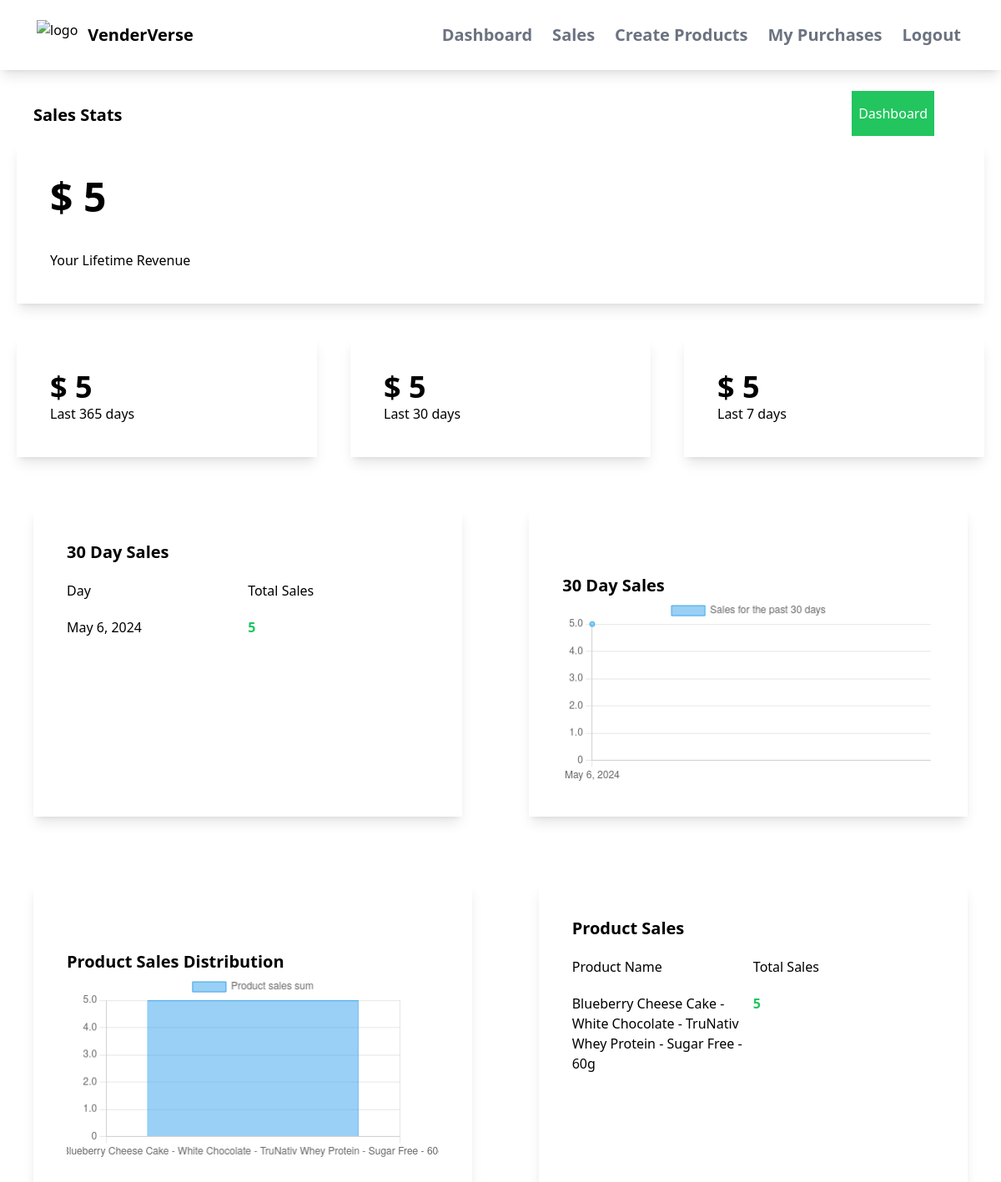
Screenshot of /myapp/sales/ (signed in) with the database file from the repository.
### myapp/models.py (models this page shows, shortened)
class OrderDetails(models.Model):
    customer_email=models.EmailField(max_length=200)
    product=models.ForeignKey(Product,on_delete=models.CASCADE)
    amount=models.IntegerField()
    payment_id=models.CharField(max_length=500,blank=True,null=True)
    has_paid=models.BooleanField(default=False)
    created_on=models.DateTimeField(auto_now_add=True)
    updated_on=models.DateTimeField(auto_now_add=True)

class Product(models.Model):
    CATEGORY_CHOICES = [
        ('Goods', 'Goods'),
        ('Services', 'Services'),
    ]
    seller= models.ForeignKey(User, on_delete=models.CASCADE,default=1)
    name=models.CharField(max_length=200)
    description=models.CharField(max_length=200)
    price=models.FloatField()
    file=models.FileField(upload_to="uploads")
    total_sales_amount = models.IntegerField(default=0)
    total_sales = models.IntegerField(default=0)

### myapp/views.py (the view)
# urls.py: path('sales/',views.sales,name='sales'),
@login_required
def sales(request):
    orders = OrderDetails.objects.filter(product__seller=request.user)
    total_sales = orders.aggregate(Sum('amount'))
    print(total_sales)
    last_year = datetime.date.today() - datetime.timedelta(days=365)
    data = OrderDetails.objects.filter(product__seller=request.user,created_on__gt=last_year)
    yearly_sales = data.aggregate(Sum('amount'))
    last_month = datetime.date.today() - datetime.timedelta(days=30)
    data = OrderDetails.objects.filter(product__seller=request.user,created_on__gt=last_month)
    monthly_sales = data.aggregate(Sum('amount'))
    last_week = datetime.date.today() - datetime.timedelta(days=7)
    data = OrderDetails.objects.filter(product__seller=request.user,created_on__gt=last_week)
    weekly_sales = data.aggregate(Sum('amount'))
    daily_sales_sums = OrderDetails.objects.filter(product__seller=request.user).values('created_on__date').order_by('created_on__date').annotate(sum=Sum('amount'))
    product_sales_sums = OrderDetails.objects.filter(product__seller=request.user).values('product__name').order_by('product__name').annotate(sum=Sum('amount'))
    print(product_sales_sums)
    return render(request, 'myapp/sales.html',{'total_sales':total_sales,'yearly_sales':yearly_sales,'monthly_sales':monthly_sales,'weekly_sales':weekly_sales,'daily_sales_sums':daily_sales_sums,'product_sales_sums':product_sales_sums})

### myapp/templates/myapp/sales.html
{% extends 'myapp/base.html' %}
{% block body %}
<div class="flex justify-between">
    <div class="ml-10 mt-10 font-bold text-xl">Sales Stats</div>
    <div class="mr-20 mt-10">
        <a class="bg-green-500 text-white px-2 py-4" href="{% url 'myapp:dashboard' %}">Dashboard</a>
    </div>
</div>
<div class="shadow-lg p-10 m-5">
    <div class="text-5xl font-bold">$ {{ total_sales.amount__sum }}</div>
    <div class="mt-10">Your Lifetime Revenue</div>
</div>
<div class="flex">
    <div class="p-5 w-1/3">
        <div class="shadow-lg p-10">
            <div class="text-4xl font-bold">$ {{yearly_sales.amount__sum}}</div>
            <div>Last 365 days</div>
        </div>
    </div>
     <div class="p-5 w-1/3">
        <div class="shadow-lg p-10">
            <div class="text-4xl font-bold">$ {{monthly_sales.amount__sum}}</div>
            <div>Last 30 days</div>
        </div>
    </div>
     <div class="p-5 w-1/3">
        <div class="shadow-lg p-10">
            <div class="text-4xl font-bold">$ {{weekly_sales.amount__sum}}</div>
            <div>Last 7 days</div>
        </div>
    </div>
</div>
<div class="flex">
    <div class="w-1/2 shadow-lg m-10" id="sales-table">
        <div class="ml-10 mt-10 font-bold text-xl">30 Day Sales</div>
        <div class="flex m-10 mt-5 mb-5">
            <div class="w-1/2">
                Day
            </div>
            <div class="w-1/2">
                Total Sales
            </div>
        </div>
        {% for daily_sales_sum in daily_sales_sums %}
        <div class="flex m-10 mt-5 mb-5 ">
            <div class="w-1/2 created-date"> {{ daily_sales_sum.created_on__date }}</div>
            <div class="w-1/2 day-sum font-bold text-green-500">{{ daily_sales_sum.sum }}</div>
        </div>
        {% endfor %}
    </div>
    <div class="w-1/2 shadow-lg m-10 p-10">
        <div class="mr-10 mt-10 font-bold text-xl">30 Day Sales</div>
            <canvas id="myChart"></canvas>
    </div>
</div>
<div class="flex">
    <div class="w-1/2 shadow-lg m-10 p-10">
        <div class="mr-10 mt-10 font-bold text-xl">Product Sales Distribution</div>
            <canvas id="myChart1"></canvas>
    </div>
    <div class="w-1/2 shadow-lg m-10">
        <div class="ml-10 mt-10 font-bold text-xl">Product Sales</div>
        <div class="flex m-10 mt-5 mb-5">
            <div class="w-1/2">
                Product Name
            </div>
            <div class="w-1/2">
                Total Sales
            </div>
        </div>
        {% for product_sales_sum in product_sales_sums %}
        <div class="flex m-10 mt-5 mb-5 ">
            <div class="w-1/2 product-name"> {{ product_sales_sum.product__name }}</div>
            <div class="w-1/2 product-sum font-bold text-green-500">{{ product_sales_sum.sum }}</div>
        </div>
        {% endfor %}
    </div>
</div>
<script>
  const sums = document.getElementsByClassName('day-sum')
  const sum_values =[]
  for(let i=0;i<sums.length;i++){
    single_sum = sums[i].innerText
    sum_values.push(parseInt(single_sum))
  }
  const dates = document.getElementsByClassName('created-date')
  const date_values =[]
  for(let i=0;i<dates.length;i++){
    single_date = dates[i].innerText
    date_values.push(single_date)
  }
  const product_names = document.getElementsByClassName('product-name')
  const name_values =[]
  for(let i=0;i<product_names.length;i++){
    single_name = product_names[i].innerText
    name_values.push(single_name)
  }
  const product_sums = document.getElementsByClassName('product-sum')
  const product_sum_values =[]
  for(let i=0;i<product_sums.length;i++){
    single_sum = product_sums[i].innerText
    product_sum_values.push(single_sum)
  }
  console.log(product_sum_values)
  const ctx = document.getElementById('myChart');
  new Chart(ctx, {
    type: 'line',
    data: {
      labels: date_values,
      datasets: [{
        label: 'Sales for the past 30 days',
        data: sum_values,
        borderWidth: 1
      }]
    },
    options: {
      scales: {
        y: {
          beginAtZero: true
        }
      }
    }
  });
  const ctx1 = document.getElementById('myChart1');
  new Chart(ctx1, {
    type: 'bar',
    data: {
      labels: name_values,
      datasets: [{
        label: 'Product sales sum',
        data: product_sum_values,
        borderWidth: 1
      }]
    },
    options: {
      scales: {
        y: {
          beginAtZero: true
        }
      }
    }
  });
</script>
{% endblock %}

### rows the page displays
OrderDetails: created_on__date "May 6, 2024", sum "5"
Product: product__name "Blueberry Cheese Cake - White Chocolate - TruNativ Whey Protein - Sugar Free - 60g", sum "5"

### other values shown
{{ total_sales.amount__sum }} "5"
{{ yearly_sales.amount__sum }} "5"
{{ monthly_sales.amount__sum }} "5"
{{ weekly_sales.amount__sum }} "5"
